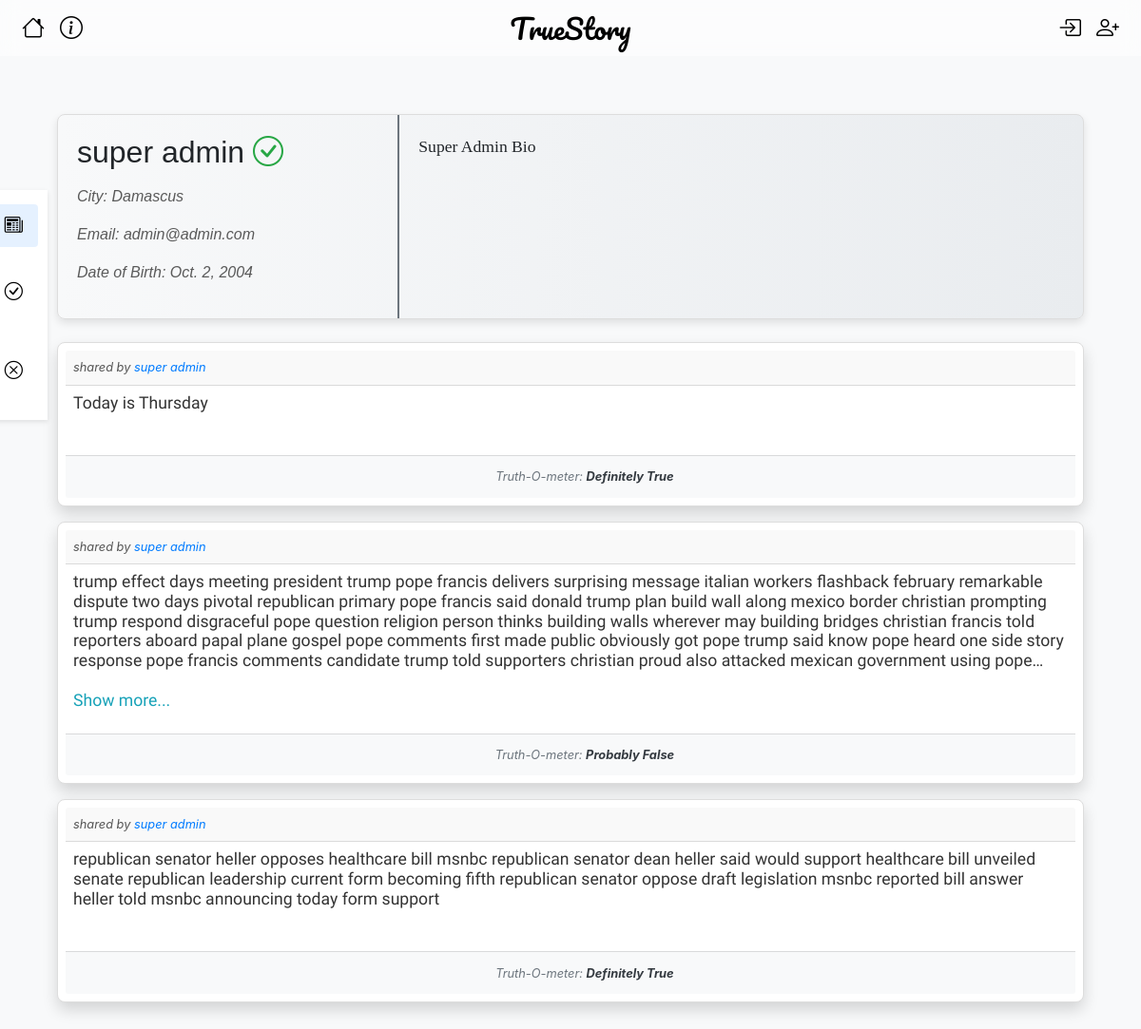
The page /account/1/details on the database its author committed.
### mainapp/models.py (models this page shows, shortened)
class Account(models.Model):
    user = models.OneToOneField(CustomUser, on_delete=models.CASCADE, primary_key=True)
    first_name = models.CharField("First Name", max_length=100)
    last_name = models.CharField("Last Name", max_length=100)
    date_of_birth = models.DateField("Date Of Birth",)
    gender = models.CharField("Gender", max_length=8, choices=[("MALE", "MALE"), ("FEMALE", "FEMALE")])
    city = models.CharField("City", max_length=50)
    bio = models.TextField("Bio", max_length=1000)
    last_api_call = models.DateTimeField(null=True, blank=True)
    def get_absolute_url(self):
        return reverse("account_detail", kwargs={"pk": self.pk})

class CustomUser(AbstractUser):
    username = None
    first_name = None
    last_name = None
    email = models.EmailField("email_address", unique=True)
    is_trusted = models.BooleanField(default=False)
    USERNAME_FIELD = "email"
    REQUIRED_FIELDS = []
    objects = CustomUserManager()

class Post(models.Model):
    post_id = models.BigAutoField("Post id",primary_key=True)
    account = models.ForeignKey(Account, on_delete=models.CASCADE,related_name="account")
    post_text = models.TextField("Post Text", max_length=5000)
    true_prob = models.FloatField("Prop",default = -1)
    status = models.CharField(
        max_length=50,
        choices=[(status.name, status.value) for status in Status],
        default=Status.P.value
    )
    checker = models.ForeignKey(Account,null=True, blank=True,on_delete=models.SET_NULL,related_name="checker")
    created_at = models.DateTimeField("Created at", auto_now_add = True)
    updated_at = models.DateTimeField("Updated at", auto_now = True)
    class Meta:
        verbose_name = "Post"
        ordering = ["-post_id"]
    def get_relative_time(self):
        now = datetime.now()
        past_date = self.created_at
        relative_time = DateTimeUtils.relative_datetime(past_date)[0]
        ago = " ago"
        if relative_time == "just now":
            ago =""
        return relative_time+ago

### mainapp/views/account.py (the view)
def profile_view(request, pk):
    account = Account.objects.get(user_id=pk)
    nav = request.GET.get('nav', 'posts')
    if nav == 'verified':
        post_list = Post.objects.filter(checker=account, status=Status.V.value)
    elif nav == 'disproven':
        post_list = Post.objects.filter(checker=account, status=Status.DP.value)
    else:
        post_list = Post.objects.filter(account=account)
    paginator = Paginator(post_list, 10)  # Show 10 posts per page
    page_number = request.GET.get('page',1)
    page_obj = paginator.get_page(page_number)
    if int(page_number) > paginator.num_pages or int(page_number) < 1:
        page_obj.object_list = []
    if request.headers.get('x-requested-with') == 'XMLHttpRequest':
        context = {'page_obj': page_obj}
        html_content = render_to_string('mainapp/post/_posts_section.html', context, request=request)
        return JsonResponse({
            'content': html_content,
        })
    context = {
        'account': account,
        'page_obj': page_obj,
    }
    return render(request, 'mainapp/account/account_details.html', context)

### mainapp/templates/mainapp/account/account_details.html (shortened to what this page needs)
{% extends "base.html" %}
{% load static %}
{% block style %}
<link rel="stylesheet" type="text/css" href="{% static 'mainapp/css/profile_card.css' %}">
<link rel="stylesheet" type="text/css" href="{% static 'mainapp/css/post_card2.css' %}">
<link rel="stylesheet" type="text/css" href="{% static 'mainapp/css/side_panel.css' %}">
{% endblock style %}
{% block content %}
<div class="container mt-4">
    {% include 'mainapp/account/_profile_card.html' %}
    <div class="side-panel">
        <ul class="nav flex-column">
            <li class="nav-item">
                <a id="all_posts_nav" class="nav-link sub-bar {% if not request.GET.nav or request.GET.nav == 'posts' %}active{% endif %}" href="?nav=posts">
                    {{account.first_name}} Posts <i class="bi bi-newspaper float-right"></i>
                </a>
            </li>
            <li class="nav-item">
                <a class="nav-link sub-bar {% if request.GET.nav == 'verified' %}active{% endif %}" href="?nav=verified">
                    Verified by {{account.first_name}}<i class="bi bi-check-circle float-right"></i>
                </a>
            </li>
            <li class="nav-item">
                <a class="nav-link sub-bar {% if request.GET.nav == 'disproven' %}active{% endif %}" href="?nav=disproven">
                    Disproven by {{account.first_name}}<i class="bi bi-x-circle float-right"></i>
                </a>
            </li>
        </ul>
    </div>
    <div id="posts-container" class="mt-4">
        {% include 'mainapp/post/_posts_section.html' %}
    </div>
</div>
{% endblock %}

### mainapp/templates/mainapp/account/_profile_card.html (shortened to what this page needs)
<div class="card profile-card">
    <div class="row no-gutters">
        <div class="col-md-4 details position-relative">
            <div class="card-body">
                <h3 class="full-name">{{ account.first_name }} {{ account.last_name }}
                    {% if account.user.is_trusted %}
                    <i class="bi bi-check-circle text-success"></i>
                    {% endif %}
                </h3>
                <p><em>City: {{ account.city }}</em></p>
                <p><em>Email: {{ account.user.email }}</em></p>
                <p><em>Date of Birth: {{ account.date_of_birth }}</em></p>
            </div>
        </div>
        <div class="col-md-8">
            <div class="card-body bio">
                <p>{{ account.bio }}</p>
            </div>
        </div>
    </div>
</div>

### mainapp/templates/mainapp/post/_post_card2.html (shortened to what this page needs)
<div class="card mt-3 p-2 shadow" id="post-card-{{post.post_id}}">
    <div class="card-header d-flex justify-content-between p-2">
        <span class="small card-author">shared by <a href="{{ post.account.get_absolute_url }}" >{{ post.account.first_name }} {{ post.account.last_name }}</a></span>
    </div>
    <p class="card-text post-body p-2">
        <span class="post-summary">{{ post.post_text|linebreaksbr }}</span>
        <br><a href="javascript:void(0);" class="see-more text-info">Show more...</a>
    </p>
    <div class="card-footer d-flex justify-content-between align-items-center p-2 bg-light">
        <div class="btn-group" role="group">
        </div>
        <div id="poststatue{{post.post_id}}" class="status text-muted small text-center mx-auto">
            Truth-O-meter: <strong class="text-dark">{{ post.status }}</strong>
        </div>
        <div class="btn-group" role="group">
        </div>
    </div>
</div>

### mainapp/static/mainapp/css/base.css (style rules this page uses)
body { margin: 0; padding: 0; box-sizing: border-box; }

### mainapp/static/mainapp/css/profile_card.css (style rules this page uses)
.profile-card { background: linear-gradient(to right, #f8f9fa, #e9ecef); box-shadow: 0 4px 8px rgba(0, 0, 0, 0.1); font-family: Arial, sans-serif; }
.profile-card .details { border-right: 2px solid #6c757d; }
.profile-card .details p { color: #5a5a5a; }
.profile-card .bio { font-family: 'Georgia', serif; font-size: 1.1rem; }
.profile-card .full-name { font-size: 2rem; margin-bottom: 1rem; }

### mainapp/static/mainapp/css/post_card2.css (style rules this page uses)
body { margin: 0; padding: 0; box-sizing: border-box; }
.card { border: 1px solid #ddd; border-radius: 8px; }
.card-header, .card-footer { background-color: #f9f9f9; }
.status { font-style: italic; color: #666; width: 30%; }
.text-info { color: #17a2b8; }
.text-muted { color: #888; }
.text-dark { color: #333; }
.post-summary { display: -webkit-box; -webkit-box-orient: vertical; -webkit-line-clamp: 5; display: box; box-orient: vertical; line-clamp: 5; overflow: hidden; text-overflow: ellipsis; }
.post-body { transition: all 0.3s ease-in-out; padding: 40px; font-family: 'Montserrat', sans-serif; border-radius: 8px; color: #333; font-size: 1.1rem; line-height: 1.3rem; }
.see-more, .see-less { color: #007bff; cursor: pointer; }
.card-author { font-style: italic; font-size: 0.8em; color: #555; }

### mainapp/static/mainapp/css/side_panel.css (style rules this page uses)
.side-panel { position: fixed; top: 200px; left: -150px; width: 200px; background-color: rgba(255, 255, 255, 0.9); box-shadow: 0 2px 5px rgba(0, 0, 0, 0.1); padding: 10px; z-index: 1000; transition: left 0.3s; }
.side-panel .nav-link { color: #000; margin: 5px 0; font-size: 1.2rem; display: flex; justify-content: space-between; align-items: center; }
.side-panel .nav-link:hover, .side-panel .nav-link.active { background-color: rgba(0, 123, 255, 0.1); border-radius: 4px; }

### rows shown on the page
Account: first_name "super", last_name "admin", city "Damascus", user.email "admin@admin.com", date_of_birth "Oct. 2, 2004", bio "Super Admin Bio"
Post: account.first_name "super", account.last_name "admin", post_text "Today is Thursday", status "Definitely True"
Post: account.first_name "super", account.last_name "admin", post_text "trump effect days meeting president trump pope francis delivers surprising message italian workers flashback february remarkable dispute two days pivotal republican primary pope francis said donald trump plan build wall along mexico border christian prompting trump respond disgraceful pope question religion person thinks building walls wherever may building bridges christian francis told reporters aboard papal plane gospel pope comments first made public obviously got pope trump said know pope heard one side story response pope francis comments candidate trump told supporters christian proud also attacked mexican government using…", status "Probably False"
Post: account.first_name "super", account.last_name "admin", post_text "republican senator heller opposes healthcare bill msnbc republican senator dean heller said would support healthcare bill unveiled senate republican leadership current form becoming fifth republican senator oppose draft legislation msnbc reported bill answer heller told msnbc announcing today form support", status "Definitely True"
